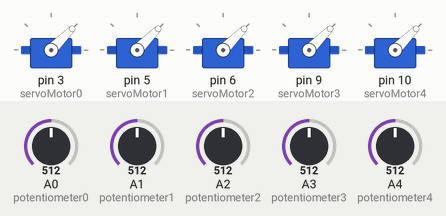
Simulated run of this sketch. Board: Arduino Uno, built with avr-gcc and run on an emulated ATmega328P. Parts: 5 × servo. The test bench sets the inputs (shaded band); at power-on: A0 (potentiometer0) = 512, A1 (potentiometer1) = 512, A2 (potentiometer2) = 512, A3 (potentiometer3) = 512, A4 (potentiometer4) = 512.

Above: at 1.2 s.
1.3 s: A0 (potentiometer0) set to 716
At 1.9 s:
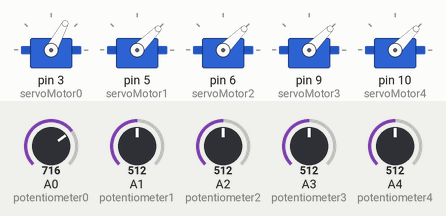
2.8 s: A1 (potentiometer1) set to 716
At 4.0 s:
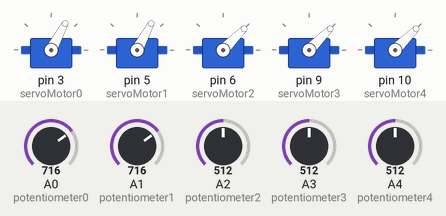
4.3 s: A2 (potentiometer2) set to 716
At 5.3 s:
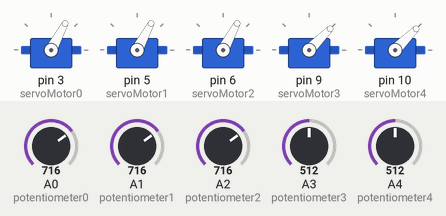
5.8 s: A3 (potentiometer3) set to 716
At 6.5 s:
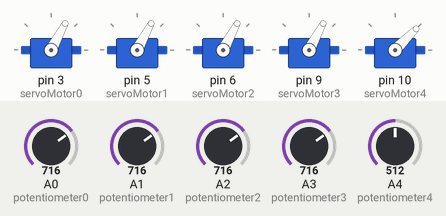
7.3 s: A4 (potentiometer4) set to 716
At 7.6 s:
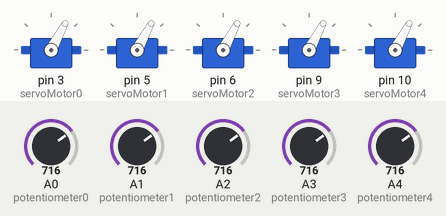
8.8 s: A0 (potentiometer0) set to 992
At 10.0 s:
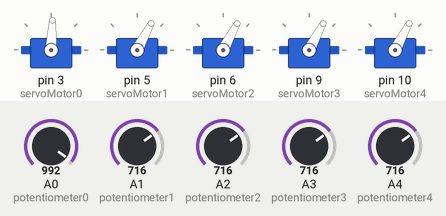
Timing chart, 0 to 11.3 s (numbered marks = the images above; inputs shaded):
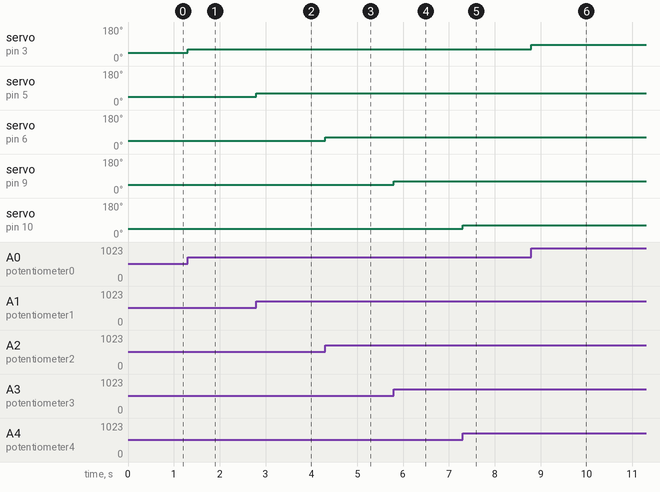

The sketch:

servoMotor.ino
```cpp
#include <Servo.h> //servo motor library

// Crate "Servo" object to control the servo motor
Servo servoMotor0;
Servo servoMotor1;
Servo servoMotor2;
Servo servoMotor3;
Servo servoMotor4;

// Analog pin for the potentiometer
int potentiometer0 = A0;
int potentiometer1 = A1;
int potentiometer2 = A2;
int potentiometer3 = A3;
int potentiometer4 = A4;

// variable to read values from potentiometers
int pot_val0;
int pot_val1;
int pot_val2;
int pot_val3;
int pot_val4;

void setup()
{
  // attaches servo objects to its own pins
  servoMotor0.attach(3);
  servoMotor1.attach(5);
  servoMotor2.attach(6);
  servoMotor3.attach(9);
  servoMotor4.attach(10);
}

void loop()
{
  // read values of the potentiometers
  pot_val0 = analogRead(potentiometer0);
  pot_val1 = analogRead(potentiometer1);
  pot_val2 = analogRead(potentiometer2);
  pot_val3 = analogRead(potentiometer3);
  pot_val4 = analogRead(potentiometer4);

  // scale values of the potentiometers
  pot_val0 = map(pot_val0, 0, 1023, 0, 90);
  pot_val1 = map(pot_val1, 0, 1023, 0, 90);
  pot_val2 = map(pot_val2, 0, 1023, 0, 90);
  pot_val3 = map(pot_val3, 0, 1023, 0, 90);
  pot_val4 = map(pot_val4, 0, 1023, 0, 90);

  // sets position according to its scaled value
  servoMotor0.write(pot_val0);
  servoMotor1.write(pot_val1);
  servoMotor2.write(pot_val2);
  servoMotor3.write(pot_val3);
  servoMotor4.write(pot_val4);
}
```

Measured:
- after the input at 1.3 s, servo on pin 3 (servoMotor0): 45° → 62° at once
- after the input at 2.8 s, servo on pin 5 (servoMotor1): 45° → 62° at once
- after the input at 4.3 s, servo on pin 6 (servoMotor2): 45° → 62° at once
- after the input at 5.8 s, servo on pin 9 (servoMotor3): 45° → 62° at once
- after the input at 7.3 s, servo on pin 10 (servoMotor4): 45° → 62° at once
- after the input at 8.8 s, servo on pin 3 (servoMotor0): 62° → 87° at once
